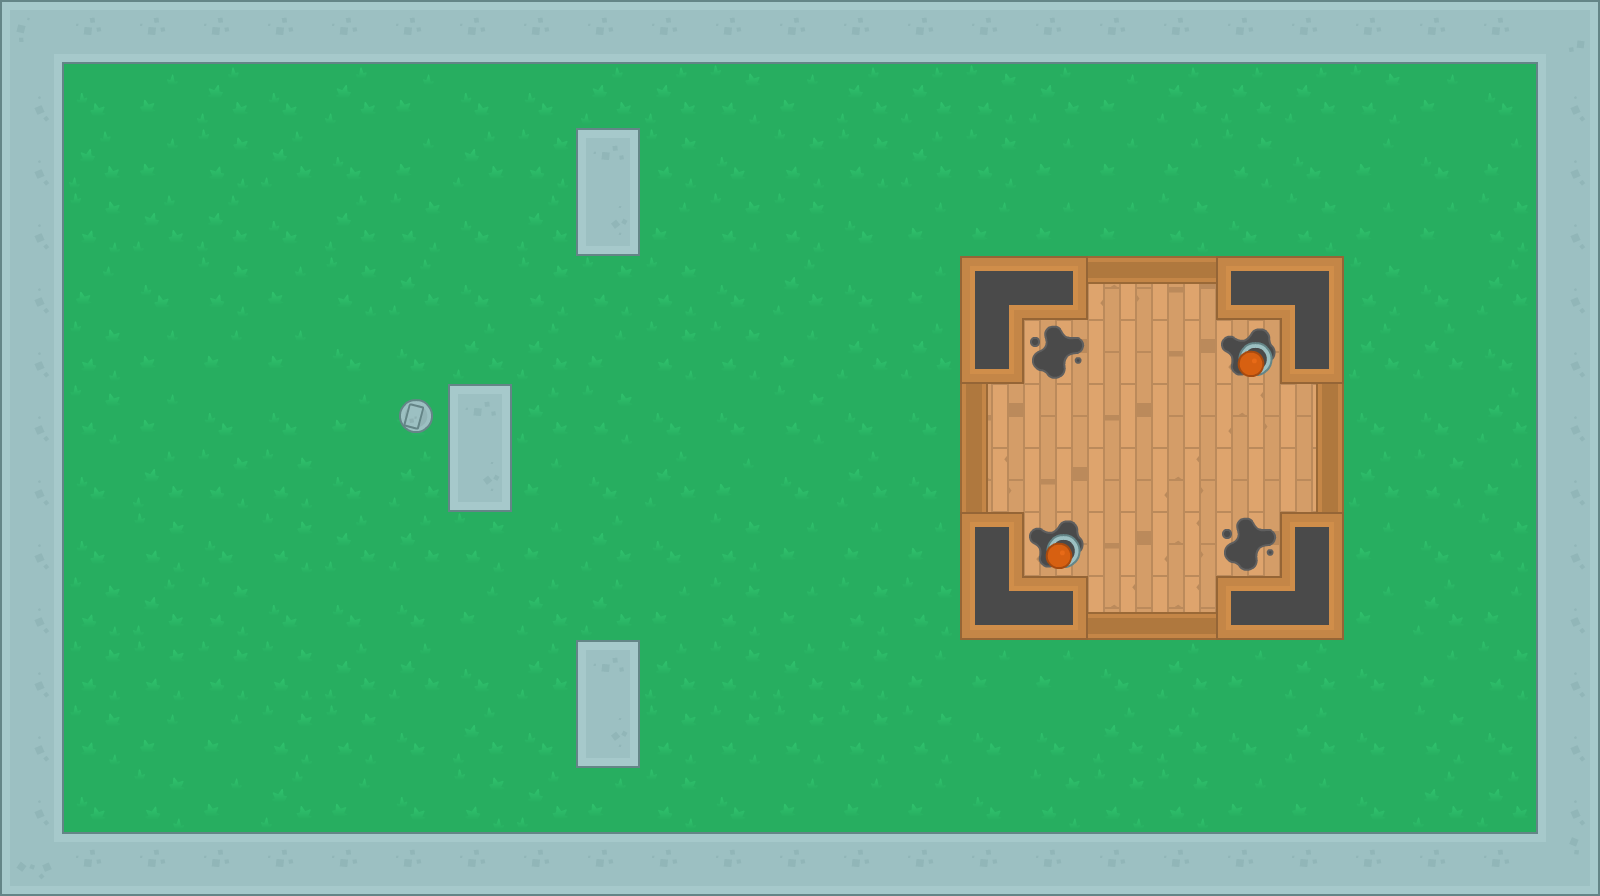

Rendered tile map (Tiled .tmx) drawn with the repository's tilesets; below, a short description and the map source with its tile grids summarised:
An orthogonal 25x14 tile map with 64x64 px tiles, 10 tile layers (Grass, Floors, Doors, Player, ...).

<map version="1.0" tiledversion="1.1.5" orientation="orthogonal" renderorder="right-down" width="25" height="14" tilewidth="64" tileheight="64" infinite="0" nextobjectid="1">
 <tileset firstgid="1" name="tilesheet_complete" tilewidth="64" tileheight="64" tilecount="540" columns="27">
  <image source="tilesets/tilesheet_complete.png" width="1728" height="1280" />
 </tileset>
 <layer name="Grass" width="25" height="14">
  <data>[350 cells, 350 non-empty, 4 distinct tile ids]</data>
 </layer>
 <layer name="Floors" width="25" height="14">
  <data>[350 cells, 24 non-empty, 3 distinct tile ids]</data>
 </layer>
 <layer name="Doors" width="25" height="14">
  <data>[350 cells, 8 non-empty, 4 distinct tile ids]</data>
 </layer>
 <layer name="Player" width="25" height="14">
  <data>[350 cells, 1 non-empty, 1 distinct tile ids]</data>
 </layer>
 <layer name="EnemiesStationary" width="25" height="14">
  <data>[350 cells, 0 non-empty, 0 distinct tile ids]</data>
 </layer>
 <layer name="EnemiesVertical" width="25" height="14">
  <data>[350 cells, 2 non-empty, 1 distinct tile ids]</data>
 </layer>
 <layer name="EnemiesHorizontal" width="25" height="14">
  <data>[350 cells, 2 non-empty, 1 distinct tile ids]</data>
 </layer>
 <layer name="Pistols" width="25" height="14">
  <data>[350 cells, 1 non-empty, 1 distinct tile ids]</data>
 </layer>
 <layer name="MachineGuns" width="25" height="14">
  <data>[350 cells, 0 non-empty, 0 distinct tile ids]</data>
 </layer>
 <layer name="Walls" width="25" height="14">
  <data>[350 cells, 92 non-empty, 16 distinct tile ids]</data>
 </layer>
</map>
